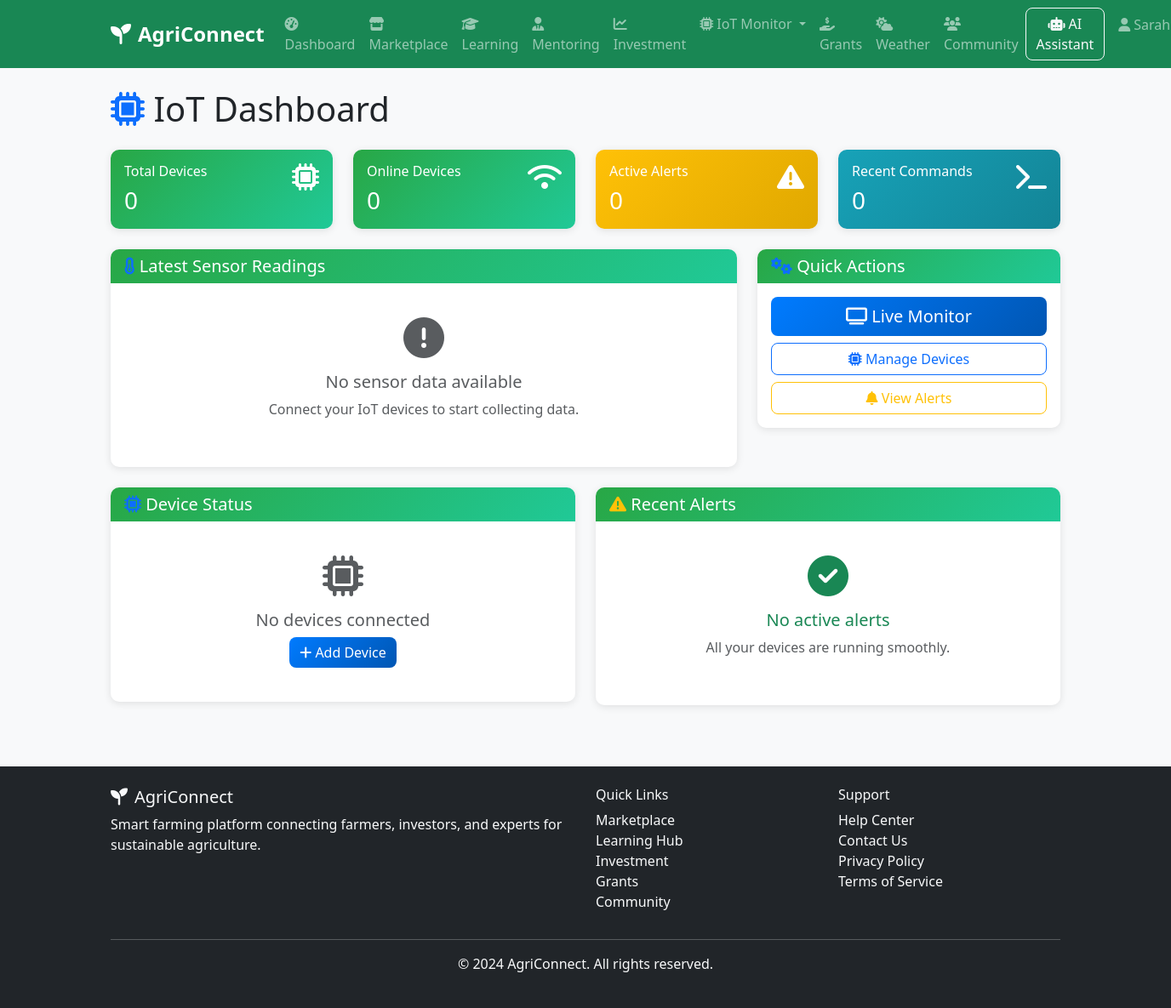
Before: /iot/ (signed in) with the older database file.
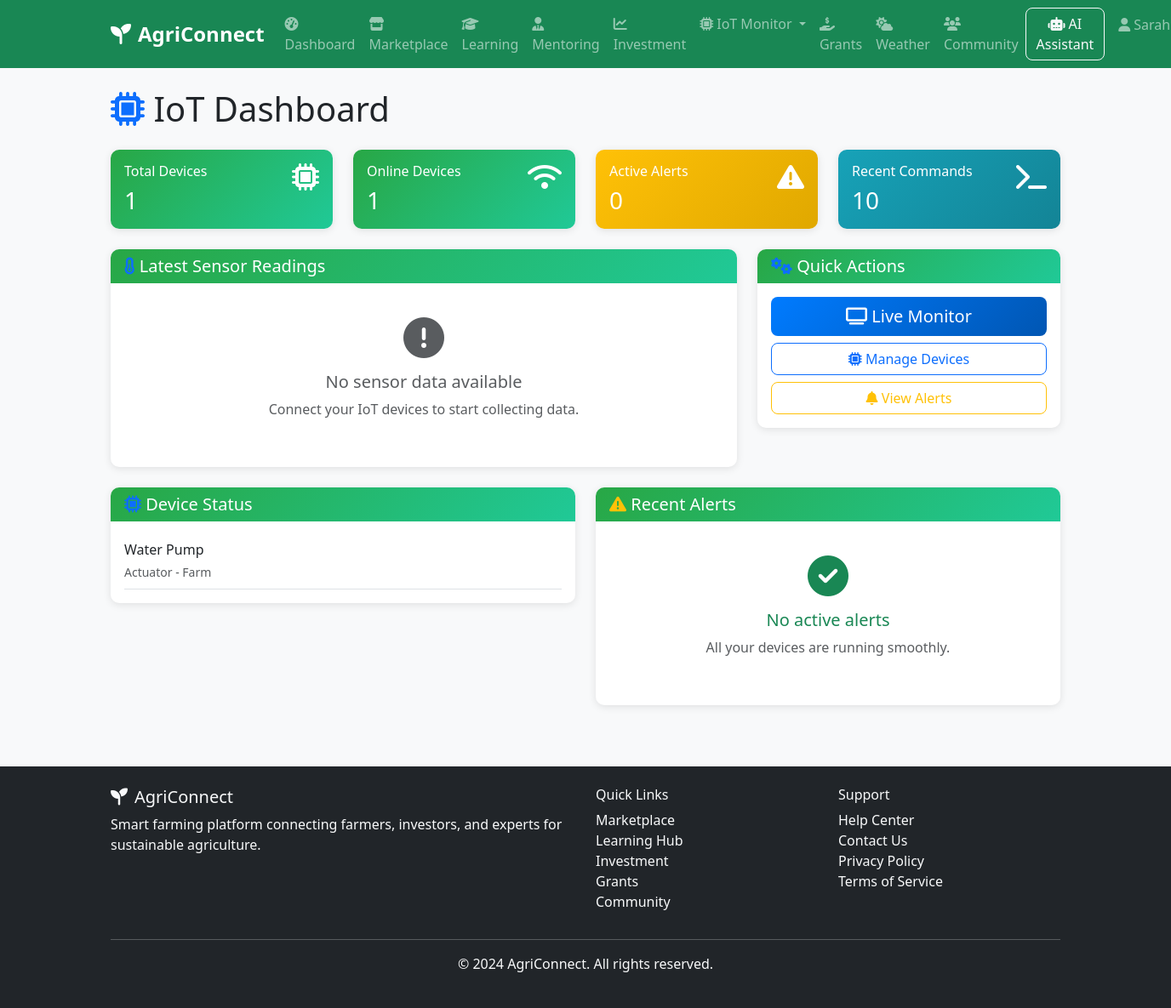
After: the same page with the newer database file.
### app/models/iot.py (models this page shows, shortened)
class IoTDevice(db.Model):
    __tablename__ = 'iot_devices'
    id = db.Column(db.Integer, primary_key=True)
    name = db.Column(db.String(100), nullable=False)
    device_type = db.Column(db.Enum('sensor', 'actuator', 'gateway', 'camera'), nullable=False)
    sensor_type = db.Column(db.Enum('temperature', 'humidity', 'soil_moisture', 'light', 'ph', 'nutrient', 'camera', 'other'), nullable=True)
    location = db.Column(db.String(100), nullable=False)
    latitude = db.Column(db.Float)
    longitude = db.Column(db.Float)
    mac_address = db.Column(db.String(17), unique=True)
    ip_address = db.Column(db.String(15))
    is_online = db.Column(db.Boolean, default=False)
    last_seen = db.Column(db.DateTime)
    battery_level = db.Column(db.Integer)  # 0-100
    firmware_version = db.Column(db.String(20))
    created_at = db.Column(db.DateTime, default=datetime.utcnow)
    updated_at = db.Column(db.DateTime, default=datetime.utcnow, onupdate=datetime.utcnow)
    owner_id = db.Column(db.Integer, db.ForeignKey('users.id'), nullable=False)
    data_points = db.relationship('IoTData', backref='device', lazy='dynamic', cascade='all, delete-orphan')
    alerts = db.relationship('IoTAlert', backref='device', lazy='dynamic', cascade='all, delete-orphan')
    def get_latest_data(self):
        return self.data_points.order_by(IoTData.timestamp.desc()).first()

### app/routes/iot.py (the view, shortened to what this page needs)
@iot_bp.route('/')
@login_required
def dashboard():
    devices = IoTDevice.query.filter_by(owner_id=current_user.id).all()
    latest_data = {}
    for device in devices:
        latest = device.get_latest_data()
    alerts = IoTAlert.query.filter_by(is_resolved=False).join(IoTDevice).filter(
        IoTDevice.owner_id == current_user.id
    ).order_by(desc(IoTAlert.created_at)).limit(5).all()
    recent_commands = IoTCommand.query.join(IoTDevice).filter(
        IoTDevice.owner_id == current_user.id
    ).order_by(desc(IoTCommand.created_at)).limit(10).all()
    return render_template('iot/dashboard.html',
                         devices=devices,
                         latest_data=latest_data,
                         alerts=alerts,
                         recent_commands=recent_commands)

### app/models/user.py (called while the page is built)
    def get_full_name(self):
        return f"{self.first_name} {self.last_name}"

### app/templates/iot/dashboard.html (shortened to what the changed rows need)
{% extends "base.html" %}
{% block content %}
<div class="container mt-4">
    <div class="row">
        <div class="col-12">
            <h1 class="mb-4">
                <i class="fas fa-microchip text-primary"></i>
                IoT Dashboard
            </h1>
        </div>
    </div>
    <div class="row">
        <div class="col-md-3 mb-4">
            <div class="card bg-primary text-white">
                <div class="card-body">
                    <div class="d-flex justify-content-between">
                        <div>
                            <h6 class="card-title">Total Devices</h6>
                            <h3 class="mb-0">{{ devices|length }}</h3>
                        </div>
                    </div>
                </div>
            </div>
        </div>
        <div class="col-md-3 mb-4">
            <div class="card bg-success text-white">
                <div class="card-body">
                    <div class="d-flex justify-content-between">
                        <div>
                            <h6 class="card-title">Online Devices</h6>
                            <h3 class="mb-0">{{ devices|selectattr('is_online')|list|length }}</h3>
                        </div>
                    </div>
                </div>
            </div>
        </div>
        <div class="col-md-3 mb-4">
            <div class="card bg-info text-white">
                <div class="card-body">
                    <div class="d-flex justify-content-between">
                        <div>
                            <h6 class="card-title">Recent Commands</h6>
                            <h3 class="mb-0">{{ recent_commands|length }}</h3>
                        </div>
                    </div>
                </div>
            </div>
        </div>
    </div>
    <div class="row">
        <div class="col-lg-6 mb-4">
            <div class="card">
                <div class="card-body">
                    {% if devices %}
                        {% for device in devices %}
                            <div class="d-flex justify-content-between align-items-center py-2 border-bottom">
                                <div>
                                    <h6 class="mb-1">{{ device.name }}</h6>
                                    <small class="text-muted">{{ device.device_type|title }} - {{ device.location }}</small>
                                </div>
                                <div>
                                    <span class="badge badge-{{ 'success' if device.is_online else 'danger' }}">
                                    </span>
                                </div>
                            </div>
                        {% endfor %}
                    {% else %}
                        <div class="text-center py-4">
                            <i class="fas fa-microchip fa-3x text-muted mb-3"></i>
                            <h5 class="text-muted">No devices connected</h5>
                            <a href="{{ url_for('iot.devices') }}" class="btn btn-primary">
                                <i class="fas fa-plus"></i> Add Device
                            </a>
                        </div>
                    {% endif %}
                </div>
            </div>
        </div>
    </div>
</div>
{% endblock %}

Changed rows visible on the page:
added IoTDevice: name "Water Pump", device_type "Actuator", location "Farm"
Other visible differences:
{{ devices|length }}: "0" → "1"
{{ devices|selectattr('is_online')|list|length }}: "0" → "1"
{{ recent_commands|length }}: "0" → "10"
text no longer shown: "No devices connected Add Device"
